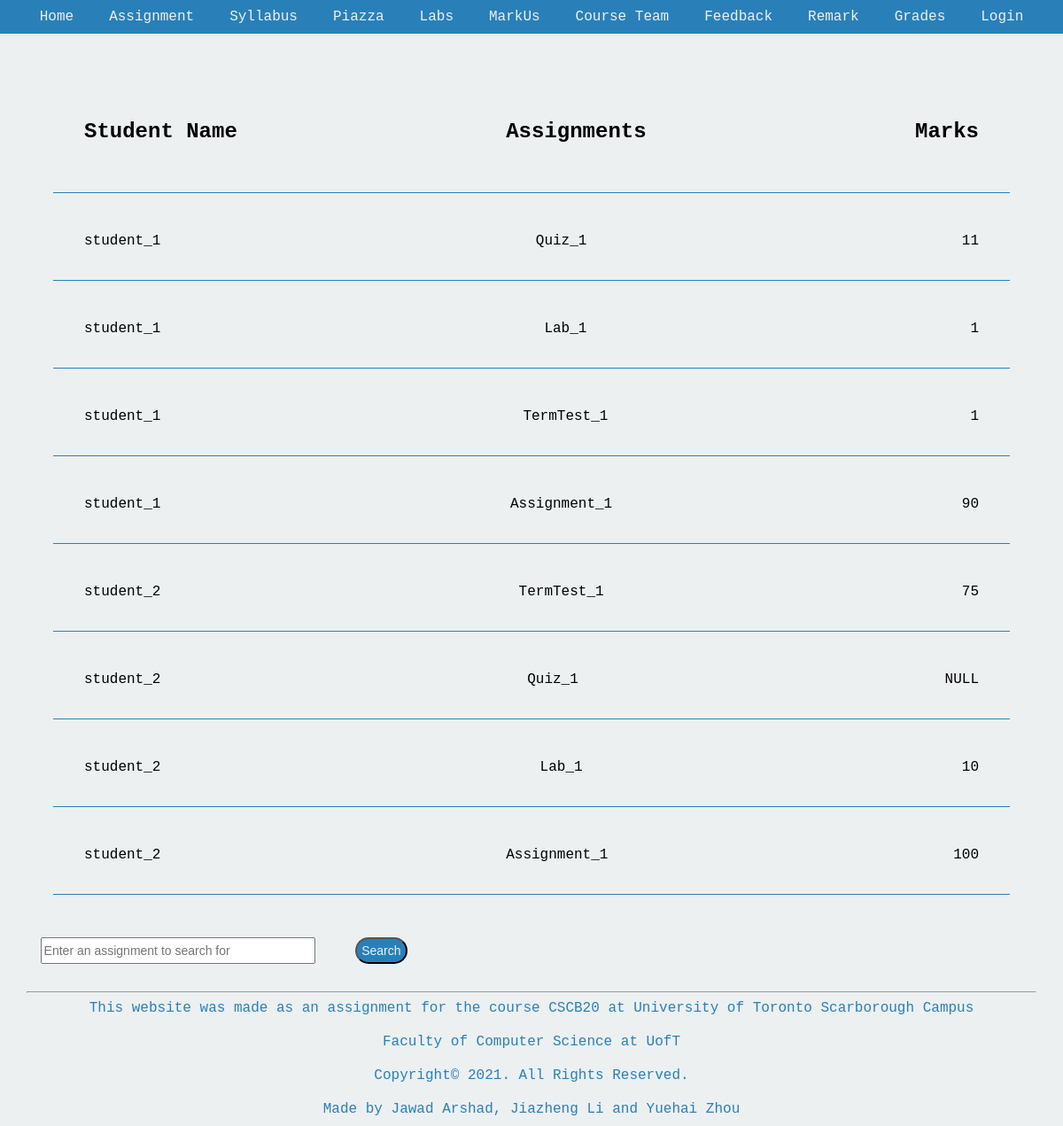
The app's page /grade.html with its own data.
### tables this page shows
CREATE TABLE "Grades" (
	"Username"	TEXT NOT NULL,
	"Ass_id"	TEXT NOT NULL,
	"Mark"	INTEGER
);

### app.py (the view, shortened to what this page needs)
@app.route('/grade')
@app.route('/grade.html')
def grade():
    db = get_db()
    db.row_factory = make_dicts
    Assid = request.args.get('Assignment')
    grades = []
    grades_search=[]
    print(Assid)
    if Assid == None:
        if isadmin == True:
            for studentGrade in query_db('select * from Grades'):
                grades.append(studentGrade)
            db.close()
            return render_template('grade.html', grade=grades, admin=isadmin)
        else:
            for studentGrade in query_db('select * from Grades where Username =? ' ,[access_username]):
                grades.append(studentGrade)
            db.close()
            return render_template('grade.html', grade=grades)

### app.py (called while the page is built)
def get_db():
    db = getattr(g, '_database', None)
    if db is None:
        db = g._database = sqlite3.connect(DATABASE)
    return db

def make_dicts(cursor, row):
    return dict((cursor.description[idx][0], value)
                for idx, value in enumerate(row))

def query_db(query, args=(), one=False):
    cur = get_db().execute(query, args)
    rv = cur.fetchall()
    cur.close()
    return (rv[0] if rv else None) if one else rv

@app.teardown_appcontext
def close_connection(exception):
    db = getattr(g, '_database', None)
    if db is not None:
        db.close()

### templates/grade.html (shortened to what this page needs)
<!DOCTYPE html>
<html>
    <head>
        <link rel="stylesheet" href="../static/css/grade.css">
    </head>
    <body>
        <div class="navbar-container">
            <a href="index.html">Home</a>
            <a href="assignments.html">Assignment</a>
            <a href="syllabus.html">Syllabus</a>
            <a href="piazza.html">Piazza</a>
            <a href="labs.html">Labs</a>
            <a href="markus.html">MarkUs</a>
            <a href="courseteam.html">Course Team</a>
            <a href="feedback.html">Feedback</a>
            <a href="remark.html">Remark</a>
            <a href="grade.html">Grades</a>
            <a href="login.html">Login</a>
        </div>
        <div class="body-container">
            <div class="form-container">
                <div class="row-container">
                    {% if admin %}
                        <h2><div class="content">Student Name</div></h2>
                    {% endif %}
                    <h2><div class="content">Assignments</div></h2>
                    <h2><div class="content">Marks</div></h2>
              </div>
              {% for element in grade %}
              <div class="row-container">
                {% if admin %}
                    <div class="content">{{element['Username']}}</div>
                {% endif %}
                  <div class="content">{{element['Ass_id']}}</div>
                  <div class="content">{{element['Mark']}}</div>
              </div>
              {% endfor %}
            </div>
        </div>
        <br>
            <form action = "/grade">
                <input id="input_box" size="35"  type="text" name="Assignment" placeholder="Enter an assignment to search for">
                <br>
                <input type="submit" name="search_button" value="Search">
            </form>
        <footer class="foot">
            <div class="footer-container">
                <div class="footer-content"><hr>This website was made as an assignment for the course CSCB20 at University of Toronto Scarborough Campus</div>
                <div class="footer-content"><a href="https://web.cs.toronto.edu/" target="_blank">Faculty of Computer Science at UofT</a></div>
                <div class="footer-content">Copyright&copy 2021. All Rights Reserved.</div>
                <div class="footer-content">Made by Jawad Arshad, Jiazheng Li and Yuehai Zhou</div>
            </div>
        </footer>
    </body>
</html>

### static/css/grade.css (style rules this page uses)
body { margin: 0; height: 100%; display: flex; flex-direction: column; background-color: #ecf0f1 ; font-family: 'Courier New', Courier, monospace; }
.navbar-container { display: flex; flex-wrap: wrap; width: 100%; justify-content: center; background-color: #2980b9; position: fixed; top: 0; z-index: 9999; }
.navbar-container a { padding: 10px 20px; text-decoration: none; text-align: center; color: #ecf0f1 ; z-index: 9000; }
.body-container { padding-top: 50px; margin: 20px 50px; min-height: 100%; display: flex; flex-direction: column; }
.row-container { display: flex; flex-direction: row; justify-content: space-between; flex-wrap: wrap; padding: 20px; margin: 10px; border-bottom: #2980b9 1px solid; }
.content { margin: 5px; padding: 10px; }
form { display: flex; flex-direction: row; }
[type=submit] { text-decoration: none; padding: 5px; border-radius: 15px; color: #ecf0f1; background-color: #2980b9; transition: 1s; cursor: pointer; }
input { font-size: 14px; margin-left: 3.8%; margin-bottom: 13px; }
.footer-container { position: relative; width: 100%; justify-content: center; flex-flow: wrap; bottom: 0; }
.footer-container a { text-decoration: none; color: #2980b9; }
.footer-content { padding: 10px 30px; text-align: center; text-decoration: none; color: #2980b9; }

### templates/grade.html (style rules this page uses)
input { font-size: 14px; margin-left: 3.8%; margin-bottom: 13px; }

### records on screen
Grades: Username "student_1", Ass_id "Quiz_1", Mark "11"
Grades: Username "student_1", Ass_id "Lab_1", Mark "1"
Grades: Username "student_1", Ass_id "TermTest_1", Mark "1"
Grades: Username "student_1", Ass_id "Assignment_1", Mark "90"
Grades: Username "student_2", Ass_id "TermTest_1", Mark "75"
Grades: Username "student_2", Ass_id "Quiz_1", Mark "NULL"
Grades: Username "student_2", Ass_id "Lab_1", Mark "10"
Grades: Username "student_2", Ass_id "Assignment_1", Mark "100"
